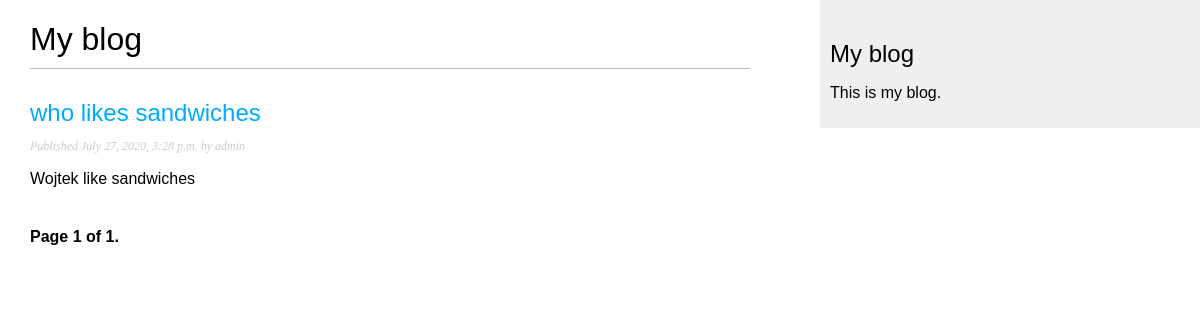
The page /blog/ on the database as committed earlier.
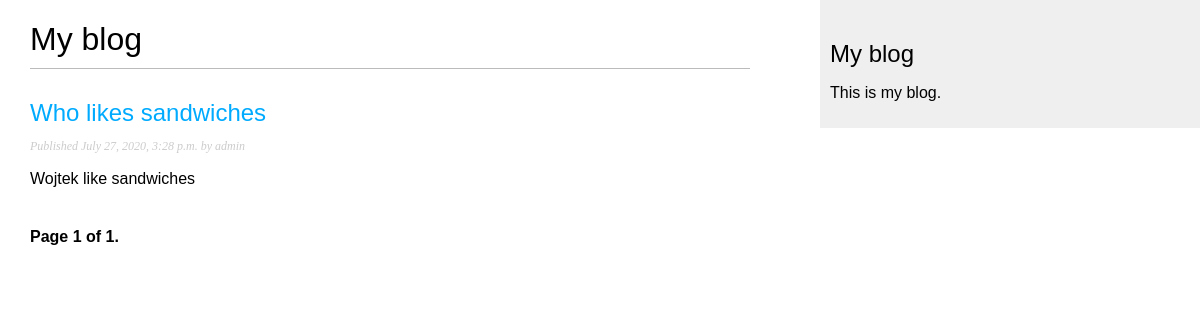
The same page on the database as committed later.
### blog/models.py (models this page shows)
class Post(models.Model):
	STATUS_CHOICES = (
		('draft', 'Draft'),
		('published','Published'),)
	title = models.CharField(max_length=250)
	slug = models.SlugField(max_length=250, unique_for_date="publish")
	author = models.ForeignKey(User, on_delete=models.CASCADE, related_name = 'blog_posts')
	body = models.TextField()
	publish = models.DateTimeField(default=timezone.now)
	created = models.DateTimeField(auto_now_add=True)
	updated = models.DateTimeField(auto_now_add=True)
	status = models.CharField(max_length=10, choices=STATUS_CHOICES, default='draft')
	objects = models.Manager() # The default manager.
	published = PublishedManager() # Our custom manager.
	def get_absolute_url(self):
		return reverse('blog:post_detail',
			args=[self.publish.year,
			self.publish.month,
			self.publish.day,
			self.slug])

### blog/views.py (the view)
# urls.py: path('', views.post_list, name= 'post_list'),
def post_list(request):
    object_list = Post.published.all()
    paginator = Paginator(object_list, 3) #3 post on each page
    page = request.GET.get('page')
    try:
    	posts = paginator.page(page)
    except PageNotAnInteger:
    	posts = paginator.page(1)
    except EmptyPage:
    	posts = paginator.page(paginator.num_pages)
    return render(request, 'blog/post/list.html', {'page': page,
    											 'posts': posts})

### blog/models.py (called while the page is built)
	def get_queryset(self):
		return super(PublishedManager,self).get_queryset()\
		.filter(status='published')  # \ oznacza przejscie do natepnego wiersza!

### blog/templates/blog/post/list.html (shortened to what this page needs)
{% extends "blog/base.html" %}
{% block content %}
		<h1>My blog</h1>
		{% for post in posts %}
			<h2>
				<a href="{{ post.get_absolute_url }}">
				{{ post.title }}
				</a>
			</h2>
			<p class="date">
			Published {{post.publish}} by {{post.author}}
			</p>
			{{ post.body|truncatewords:30|linebreaks }}
		{% endfor %}
	{% include "blog/pagination.html" with page=posts %}
{% endblock %}

Rows that differ between the two databases and show on the page:
changed Post "Wojtek like sandwiches": title "who likes sandwiches" → "Who likes sandwiches"
